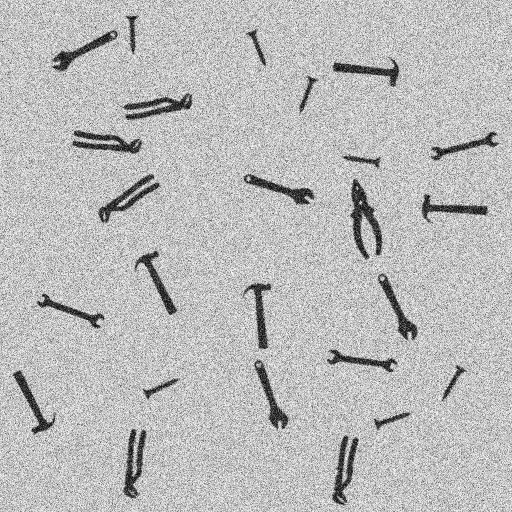
#> input picture Evaluation_Images/evaluation_0.png, 1024 x 1024 px, found by its file name (shown at 1/2 size); the run also reads 2 pictures not shown here
$ jupyter execute --allow-errors CV_1.ipynb
#> lines starting #> are read from the running program, lines starting #| are printed output that depends on the picture; after the words box and inside, x2 and y2 are one past the last pixel; in counts of white or black regions, pixels touching at a corner belong together
# **Classic Object Classification**

[cell 1]
import cv2 as cv
import numpy as np
import matplotlib.pyplot as plt
import os
import glob
import json

#### **Functions:**

[cell 2]
# [6 lines left out: function matplotlib_show, not called in this run]
def show_2figures(img1, img2, title1='', title2=''):

    # Create a figure and axes
    _ , axes = plt.subplots(1, 2, figsize=(10, 5))

    # Display the images
    axes[0].imshow(cv.cvtColor(img1, cv.COLOR_BGR2RGB))
    axes[0].set_title(title1)
    axes[0].axis('off')

    axes[1].imshow(cv.cvtColor(img2, cv.COLOR_BGR2RGB))
    axes[1].set_title(title2)
    axes[1].axis('off')

    # Adjust the spacing between subplots
    plt.subplots_adjust(wspace=0.1)

def show_3figures(img1, img2, img3, title1='', title2='', title3=''):
    _ , axes = plt.subplots(1, 3, figsize=(16, 12))

    axes[0].imshow(cv.cvtColor(img1, cv.COLOR_BGR2RGB))
    axes[0].set_title(title1)
    axes[0].axis('off')

    axes[1].imshow(cv.cvtColor(img2, cv.COLOR_BGR2RGB))
    axes[1].set_title(title2)
    axes[1].axis('off')

    axes[2].imshow(cv.cvtColor(img3, cv.COLOR_BGR2RGB))
    axes[2].set_title(title3)
    axes[2].axis('off')

    plt.subplots_adjust(wspace=0.1)

# [59 lines left out: functions show_4figures_frame, plot_image_and_histogram, not called in this run]

def dynamic_binarization2(image_path, exibir=False):
    """ Description of the function"""
#> called with image_path = 'Evaluation_Images\\evaluation_0.png', exibir = False

    image = cv.imread(image_path, cv.IMREAD_GRAYSCALE)
#> image is the input picture: shape (1024, 1024); min 0, max 255, mean 187.3
    original = image.copy()
    if image is None:
        raise ValueError(f"Could not find or read the image from {image_path}")

    rows, cols = image.shape
#> rows = 1024; cols = 1024
#> in dynamic_binarization2, `brilho_medio = analisar_imagem(image)`: brilho_medio = 187.3
    # gamma = 0.5
    # offset = -10

    def analisar_imagem(img):
        return np.mean(img)

    def ajustar_parametros(brilho_medio):
#> in dynamic_binarization2, `gamma, offset = ajustar_parametros(brilho_medio)`: gamma = 0.2; offset = -15
        if brilho_medio < 40:
            gamma = 0.5
            offset = -6
        elif 40 <= brilho_medio < 247:
            gamma = 0.2         #0.5 / -20
            offset = -15        #0.3 / -18
        else:
            gamma = 1.5
            offset = -7
        return gamma, offset

    def gama_correction(img, gamma_val):
#> called with gamma_val = 0.2
        img = img / 255.0
        corrected = cv.pow(img, gamma_val)
        return np.uint8(corrected * 255)

    brilho_medio = analisar_imagem(image)
    gamma, offset = ajustar_parametros(brilho_medio)

    # Aplicar correção gama
    image = gama_correction(image, gamma)

    #image = gama_correction(image, gamma_value)

    # segment_height = rows // split_rows
    # segment_width = cols // split_cols

    split_rows, split_cols = 2, 2
    segment_height, segment_width = rows // split_rows, cols // split_cols
#> segment_height = 512; segment_width = 512

    processed_segments = []
    # Percorrer cada "linha"
    for i in range(split_rows):
        row_segments = []
        # Percorrer cada "coluna"
        for j in range(split_cols):


            #Calcular os extremos de cada pedaço
            start_row = segment_height*i
            end_row = segment_height*(i+1)

            start_col =segment_width*j
            end_col = segment_width*(j+1)

            segment = image[start_row:end_row, start_col:end_col]
            blur_size = 7
            blur = cv.GaussianBlur(segment, (blur_size,blur_size), cv.BORDER_DEFAULT)

            mean = round(np.mean(blur)) + offset
            _, binary = cv.threshold(blur, mean, 255, cv.THRESH_BINARY)

            row_segments.append(binary)
        processed_rows = np.hstack(row_segments)
        processed_segments.append(processed_rows)
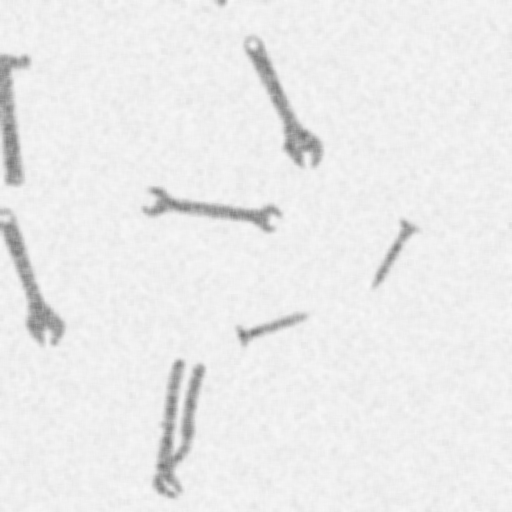
#> blur: shape (512, 512); min 119, max 248, mean 234.9
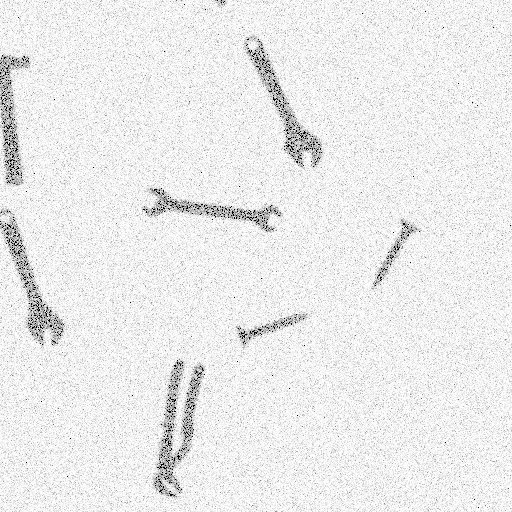
#> segment: shape (512, 512); min 0, max 255, mean 234.9
#> after the loop, processed_segments = 2 items

    final_image = np.vstack(processed_segments)
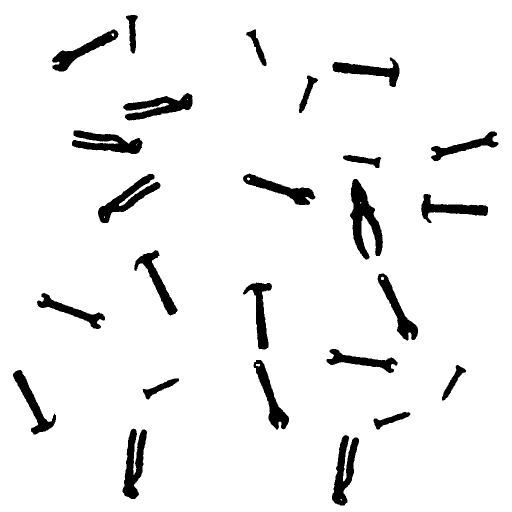
#> final_image: shape (1024, 1024) (shown at 1/2 size); 93.9% white; 25 black regions, largest, box (x1, y1, x2, y2) and area: (700, 358, 766, 519) 4961, (245, 857, 294, 998) 3772, (144, 261, 285, 308) 3746
    bi = final_image.copy()
    final_image = cv.bitwise_not(final_image)

    kernel = np.ones((3,3), np.int8)
    blurr = cv.morphologyEx(final_image, cv.MORPH_OPEN, kernel, iterations=2)
#> blurr: shape (1024, 1024); 6.1% white; 25 white regions

    num_labels, labels, stats, _ = cv.connectedComponentsWithStats(blurr, connectivity=8)
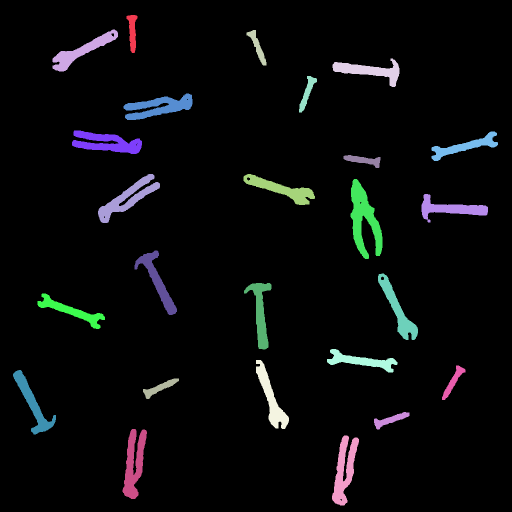
#> labels: shape (1024, 1024) int32 (shown at 1/2 size); 26 distinct labels, from 0 to 25; one colour per label, 0 black
#> num_labels = 26; stats = 26 rows, first 6: [0, 0, 1024, 1024, 985137], [253, 30, 22, 76, 954], [105, 59, 131, 84, 3057], [493, 60, 40, 71, 877], [665, 117, 134, 57, 2876], [598, 152, 36, 73, 905]
        # # Filtrar por área mínima
    area_minima = 50
    filtered = np.zeros_like(blurr)
    for i in range(1, num_labels):  # Ignorar fundo (label 0)
        area = stats[i, cv.CC_STAT_AREA]
        if area >= area_minima:
            filtered[labels == i] = 255
#> this loop made 25 passes
#> area on passes 1 to 12: 954, 3057, 877, 2876, 905, 3686, 3712, 2379, 931, 3712, 3046, 4930

    contours, hirearchy = cv.findContours(filtered, cv.RETR_EXTERNAL, cv.CHAIN_APPROX_SIMPLE)
#> contours = 25 contours; largest, box (x1, y1, x2, y2) and area: (701, 358, 765, 518) 4681, (245, 858, 294, 998) 3505, (196, 348, 320, 446) 3491, (144, 261, 284, 308) 3469, (664, 871, 718, 1011) 3466; hirearchy = 25 rows, first 6: [1, -1, -1, -1], [2, 0, -1, -1], [3, 1, -1, -1], [4, 2, -1, -1], [5, 3, -1, -1], [6, 4, -1, -1]

    image_new = cv.cvtColor(image, cv.COLOR_GRAY2BGR)

    # [4 lines of commented-out code are left out]

    count_screw, count_nut, count_hammer, count_plier, count_wrench, count_adjust, count_simple = 0, 0, 0, 0, 0, 0, 0

    for i, contour in enumerate(contours):

        #Calcular a área
        area = cv.contourArea(contour)

        #Calcular o perímetro
        perimeter = cv.arcLength(contour, True)

        #Circularidade
        circularity = (4* np.pi * area) / (perimeter ** 2) if perimeter !=0 else 0

        #Convexidade
        hull = cv.convexHull(contour)
        hull_area = cv.contourArea(hull)

            #Quantidade de Vértices
        epsilon = 0.02 * cv.arcLength(contour, True)
        approx = cv.approxPolyDP(contour, epsilon, True)
        vertices = len(approx)

        #Alongamento

        x, y, w, h = cv.boundingRect(contour)
        aspect_ratio = w / h if h != 0 else 0

        # Orientação
        M = cv.moments(contour)
        angle = 0.5 * np.arctan2(2 * M['mu11'], M['mu20'] - M['mu02']) if (M['mu20'] - M['mu02']) != 0 else 0
        angle_degrees = np.degrees(angle)

        # Círculo mínimo envolvente
        (x, y), radius = cv.minEnclosingCircle(contour)
        center = (int(x), int(y))
        radius = int(radius)
        cv.circle(image, center, radius, (255, 255, 0), 2)


        #Razão entre eixo menor e maior da elipse ajustada

        ellipse = cv.fitEllipse(contour)
        (center, axes, angle) = ellipse
        major_axis = max(axes)
        minor_axis = min(axes)
        axis_ratio = minor_axis / major_axis if major_axis != 0 else 0

        #Solidez
        solidity = area / hull_area

    #     print(f"""Blob {i + 1}:
    #         -Area: {area}
    #         -Perimeter: {perimeter}
    #         -Circularity: {circularity}
    #         -Convexity: {hull_area}
    #         -Vértices: {vertices}
    #         - Alongamento: {aspect_ratio}
    #         - Orientação: {angle_degrees}
    #         - Círculo mínimo envolvente {angle}
    #         - elipse ajustada: {axis_ratio}
    #         - Solidez: {solidity}

    # """)

        x, y, w, h = cv.boundingRect(contour)
        #cv.rectangle(image_new, (x,y), (x + w, y +h), (0, 255, 0), 1)
        cv.putText(image_new, f"{i+1}", (x, y-10), cv.FONT_HERSHEY_SIMPLEX, 1, (255,255,255), 3, cv.LINE_AA)

        #Martelo
        min_hammer = 2400
        #max_hammer = 3500
        #Parafuso
        min_screw_area = 600
        max_screw_area = 1400
        #Alicate
        min_convex = 6000
        max_convex = 8000
        #Chave Aperto
        min_wrench_per = 430
        max_wrench_per = 650
        #Chave Inglesa regulável
        min_adjust_circ = 0.21
        max_adjust_circ = 0.4
        #Chave Inglesa simples
        min_adjust_circ2 = 0.1
        max_adjust_circ2 = 0.23

        min_solidity = 0.63
        min_elipse = 0.37


        already_classified = False

        # Chave de aperto
        if not already_classified and perimeter > min_wrench_per and perimeter < max_wrench_per and hull_area < 6000 and solidity > min_solidity:
            cv.drawContours(image_new, [contour], 0, (0, 255, 255), 3)
            count_wrench += 1
            already_classified = True

        # Chave inglesa regulável
        if not already_classified and circularity > min_adjust_circ and circularity < max_adjust_circ and hull_area > 3950 and solidity > min_solidity:
            cv.drawContours(image_new, [contour], 0, (0, 255, 0), 3)
            count_adjust += 1
            already_classified = True

        # Chave inglesa simples
        if not already_classified and circularity > min_adjust_circ2 and circularity < max_adjust_circ2 and hull_area < 5000 and axis_ratio < min_elipse:
            cv.drawContours(image_new, [contour], 0, (220, 200, 180), 5)
            count_simple += 1
            already_classified = True

        # Alicate
        if not already_classified and hull_area > min_convex and hull_area < max_convex:
            cv.drawContours(image_new, [contour], 0, (200, 162, 255), 3)
            count_plier += 1
            already_classified = True

        # Martelo and axis_ratio > 0.35
        if not already_classified and area > min_hammer and  hull_area > 4500:
            cv.drawContours(image_new, [contour], 0, (0, 0, 255), 3)
            count_hammer += 1
            already_classified = True

        # Parafuso
        if not already_classified and area > min_screw_area and area < max_screw_area:
            cv.drawContours(image_new, [contour], 0, (255, 0, 0), 3)
            count_screw += 1
            already_classified = True
#> this loop made 25 passes
#> (area, perimeter, circularity, hull_area, epsilon, vertices) on passes 1 to 2: (3465.5, 535.9, 0.152, 4679.5, 10.72, 8), (3505, 536, 0.153, 4634, 10.72, 9)
#> (area, perimeter, circularity, hull_area, epsilon, vertices) on passes 7, 11: (2782.5, 388.6, 0.232, 4027.5, 7.77, 8), (2868, 381.8, 0.247, 4193.5, 7.64, 9)
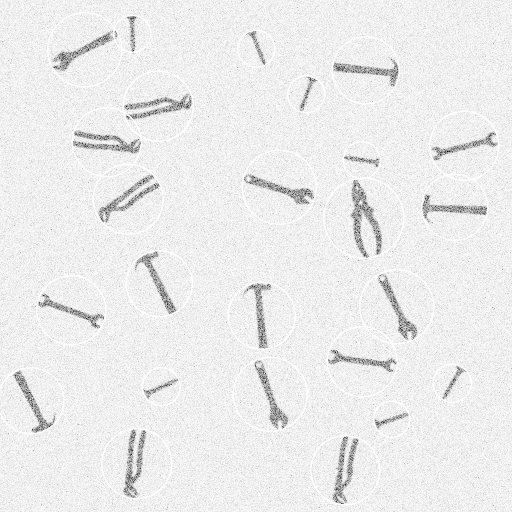
#> image: shape (1024, 1024) (shown at 1/2 size); min 0, max 255, mean 235.5
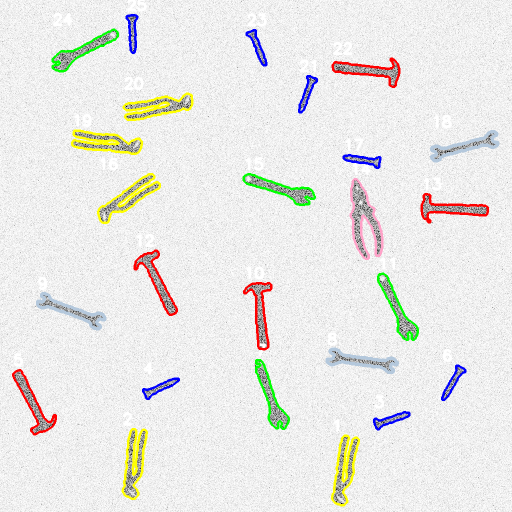
#> image_new: shape (1024, 1024, 3) (shown at 1/2 size); mean B, G, R 229.7, 232.6, 233.2

    contagens = {

        'Screws': count_screw,
        'Adjustable Wrenches': count_adjust,
        'Normal Wrenches': count_simple,
        'Pliers': count_plier,
        'Pipe Wrench': count_wrench,
        'Hammer': count_hammer

    }
    if exibir:
        show_2figures(filtered,image_new, 'Binary',
                    f"Image {os.path.basename(image_path)}({gamma},{offset})\n"
                    f"{count_screw} Screws \n"
                    f"{count_adjust} Adjustable Wrenches\n"
                    f"{count_simple} Normal Wrenches\n"
                    f"{count_plier} Pliers\n"
                    f"{count_wrench} Pipe Wrench\n"
                    f"{count_hammer} Hammer"
        )

    return original, bi , final_image, contagens

def contagens(lista_imagens):
    resultados = {}
    for caminho in lista_imagens:
        nome = os.path.basename(caminho)
        _, _, _, contagens = dynamic_binarization2(caminho)
        resultados[nome] = contagens
    return resultados

---

[cell 3]
original, bi, final,_ = dynamic_binarization2(r"Evaluation_Images\evaluation_0.png")
show_3figures(original, bi, final, 'Original', 'Binary', 'Inverted')
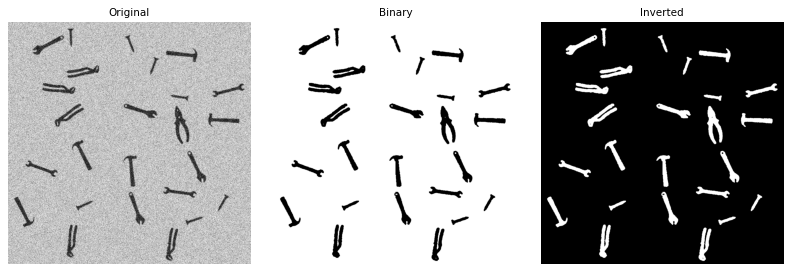
#> figure drawn by matplotlib, 3 panels

[cell 4]
_ = dynamic_binarization2(r"Evaluation_Images\evaluation_0.png",exibir=True)
#> the loop in dynamic_binarization2 (call 2), `for i, contour in enumerate(contours):` made 25 passes
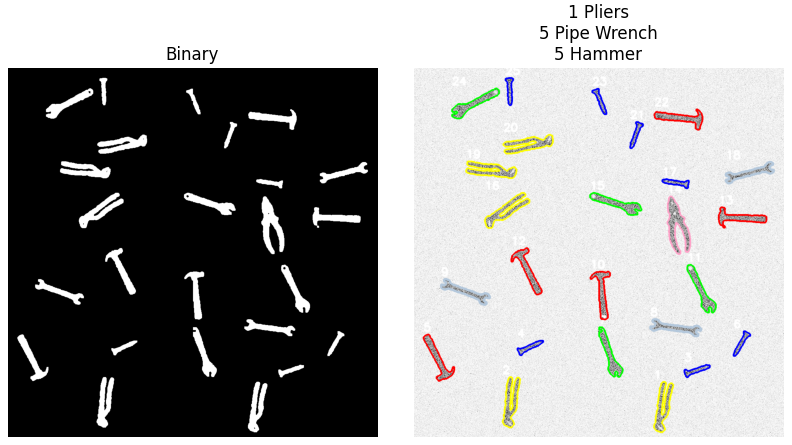
#> figure drawn by matplotlib, 2 panels

### **Testes**

#### Robustness against drastic brightness variation

[cell 5]
imagens = glob.glob("Test_Images/*")
img1 = cv.imread(imagens[0])
img2 = cv.imread(imagens[1])
show_2figures(img1,img2,'Brightness: 250','Brightness: 25')

for imagem in imagens:
    _ = dynamic_binarization2(imagem, exibir=True)
#> call 3 of dynamic_binarization2, with exibir = True
#> after the loop in dynamic_binarization2 (call 3), `for i in range(split_rows):`:
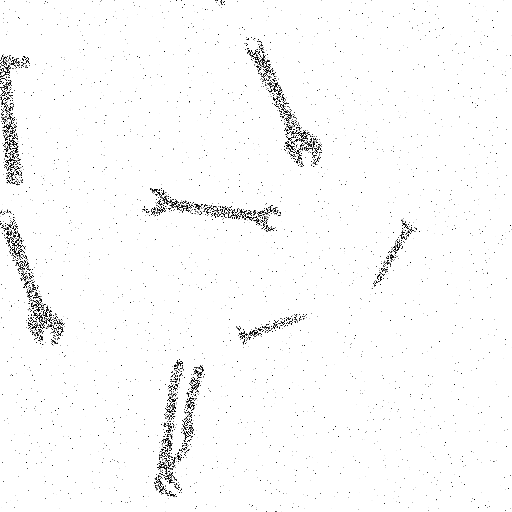
#> segment: shape (512, 512); min 0, max 255, mean 249.8
#> in dynamic_binarization2 (call 3), `final_image = np.vstack(processed_segments)`: final_image: shape (1024, 1024); 93.5% white; 62 black regions (35 under 20 px), largest, box (x1, y1, x2, y2) and area: (699, 358, 766, 520) 5147, (245, 857, 294, 1000) 4051, (195, 348, 322, 447) 3976
#> in dynamic_binarization2 (call 3), `blurr = cv.morphologyEx(final_image, cv.MORPH_OPEN, kernel, iterations..`: blurr: shape (1024, 1024); 6.4% white; 26 white regions, largest, box (x1, y1, x2, y2) and area: (699, 358, 765, 520) 5120, (245, 857, 294, 999) 4017, (196, 348, 321, 447) 3963
#> in dynamic_binarization2 (call 3), `num_labels, labels, stats, _ = cv.connectedComponentsWithStats(blurr, ..`: labels: shape (1024, 1024) int32; 27 distinct labels, from 0 to 26
#> the loop in dynamic_binarization2 (call 3), `for i, contour in enumerate(contours):` made 25 passes
#> after the loop in dynamic_binarization2 (call 3), `for i, contour in enumerate(contours):`: image: shape (1024, 1024); min 0, max 255, mean 250
#> after the loop in dynamic_binarization2 (call 3), `for i, contour in enumerate(contours):`:
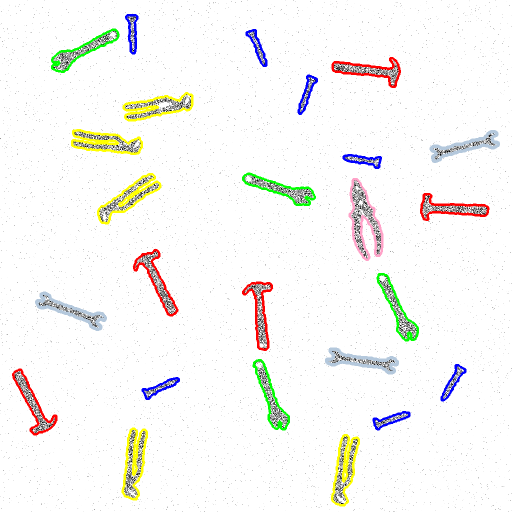
#> image_new: shape (1024, 1024, 3) (shown at 1/2 size); mean B, G, R 243.4, 246.2, 246.8
